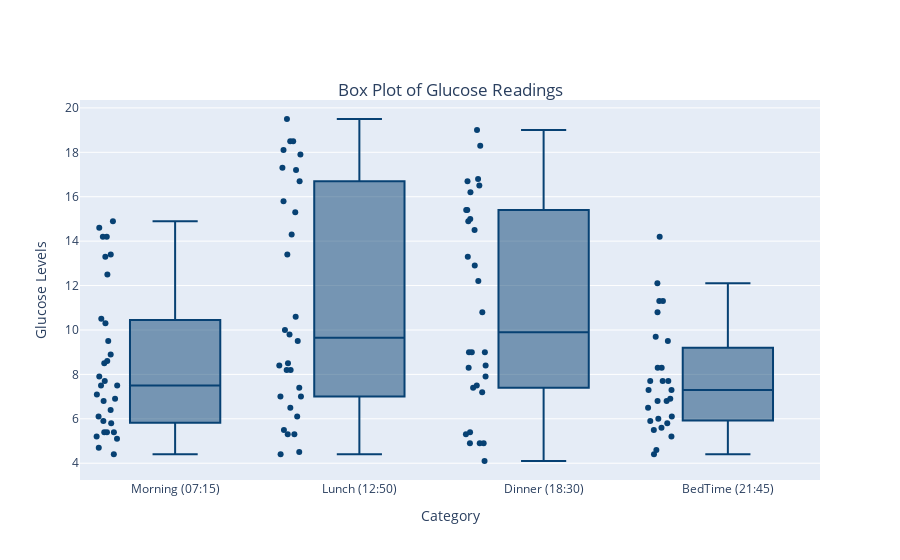

The code cell stored with this chart in its notebook:
### Code cell
# Convert the DataFrame to long format for Plotly Express
glucose_df_long = glucose_df[['Morning (07:15)','Lunch (12:50)', 
                              'Dinner (18:30)', 'BedTime (21:45)']]\
                              .melt(var_name='Category', value_name='Value')

# Define specific colors for each line
colors = ['#074173']

# Create the box plot
fig = px.box(glucose_df_long, x='Category', y='Value', 
             title='Box Plot of Glucose Readings', points="all",
             color_discrete_sequence=colors)

fig.update_layout(
    title = {'y':0.85,
             'x':0.5,
             'xanchor': 'center',
             'yanchor': 'top'})

# Update layout to change minimum value on y-axis
fig.update_layout(
    yaxis=dict(title='Glucose Levels')  # Set minimum y-axis value to 50
)

fig.show()

### Figure 1 — Plotly figure (JSON) as saved in the notebook; plotly's stock layout.template omitted (floating-point values rounded to 4 significant figures)
{"data": [{"alignmentgroup": "True", "boxpoints": "all", "hovertemplate": "Category=%{x}<br>Value=%{y}<extra></extra>", "legendgroup": "", "marker": {"color": "#074173"}, "name": "", "notched": false, "offsetgroup": "", "orientation": "v", "showlegend": false, "type": "box", "x": ["Morning (07:15)", "Morning (07:15)", "Morning (07:15)", "Morning (07:15)", "Morning (07:15)", "Morning (07:15)", "Morning (07:15)", "Morning (07:15)", "Morning (07:15)", "Morning (07:15)", "Morning (07:15)", "Morning (07:15)", "Morning (07:15)", "Morning (07:15)", "Morning (07:15)", "Morning (07:15)", "Morning (07:15)", "Morning (07:15)", "Morning (07:15)", "Morning (07:15)", "Morning (07:15)", "Morning (07:15)", "Morning (07:15)", "Morning (07:15)", "Morning (07:15)", "Morning (07:15)", "Morning (07:15)", "Morning (07:15)", "Morning (07:15)", "Morning (07:15)", "Morning (07:15)", "Lunch (12:50)", "Lunch (12:50)", "Lunch (12:50)", "Lunch (12:50)", "Lunch (12:50)", "Lunch (12:50)", "Lunch (12:50)", "Lunch (12:50)", "Lunch (12:50)", "Lunch (12:50)", "Lunch (12:50)", "Lunch (12:50)", "Lunch (12:50)", "Lunch (12:50)", "Lunch (12:50)", "Lunch (12:50)", "Lunch (12:50)", "Lunch (12:50)", "Lunch (12:50)", "Lunch (12:50)", "Lunch (12:50)", "Lunch (12:50)", "Lunch (12:50)", "Lunch (12:50)", "Lunch (12:50)", "Lunch (12:50)", "Lunch (12:50)", "Lunch (12:50)", "Lunch (12:50)", "Lunch (12:50)", "Lunch (12:50)", "Dinner (18:30)", "Dinner (18:30)", "Dinner (18:30)", "Dinner (18:30)", "Dinner (18:30)", "Dinner (18:30)", "Dinner (18:30)", "Dinner (18:30)", "Dinner (18:30)", "Dinner (18:30)", "Dinner (18:30)", "Dinner (18:30)", "Dinner (18:30)", "Dinner (18:30)", "Dinner (18:30)", "Dinner (18:30)", "Dinner (18:30)", "Dinner (18:30)", "Dinner (18:30)", "Dinner (18:30)", "Dinner (18:30)", "Dinner (18:30)", "Dinner (18:30)", "Dinner (18:30)", "Dinner (18:30)", "Dinner (18:30)", "Dinner (18:30)", "Dinner (18:30)", "Dinner (18:30)", "Dinner (18:30)", "Dinner (18:30)", "BedTime (21:45)", "BedTime (21:45)", "BedTime (21:45)", "BedTime (21:45)", "BedTime (21:45)", "BedTime (21:45)", "BedTime (21:45)", "BedTime (21:45)", "BedTime (21:45)", "BedTime (21:45)", "BedTime (21:45)", "BedTime (21:45)", "BedTime (21:45)", "BedTime (21:45)", "BedTime (21:45)", "BedTime (21:45)", "BedTime (21:45)", "BedTime (21:45)", "BedTime (21:45)", "BedTime (21:45)", "BedTime (21:45)", "BedTime (21:45)", "BedTime (21:45)", "BedTime (21:45)", "BedTime (21:45)", "BedTime (21:45)", "BedTime (21:45)", "BedTime (21:45)", "BedTime (21:45)", "BedTime (21:45)", "BedTime (21:45)"], "x0": " ", "xaxis": "x", "y": [14.6, 14.9, 14.2, 14.2, 12.5, 13.3, 13.4, 10.5, 8.9, 10.3, 9.5, 8.5, 8.6, 7.9, 5.4, 7.1, 7.7, 6.1, 7.5, 6.8, 5.4, 6.9, 5.8, 7.5, 5.9, 5.2, 6.4, 5.4, 4.4, 5.1, 4.7, 18.5, 18.5, 19.5, 17.9, 18.1, 16.7, 17.3, 17.2, 15.3, 15.8, 14.3, 13.4, 9.5, 10.6, 8.5, 10, 8.2, 7, 9.8, 8.4, 5.3, 4.5, 8.2, 4.4, 6.5, 7.4, 5.5, 7, 6.1, 5.3, null, 16.5, 16.2, 16.7, 16.8, 19, 14.9, 18.3, 15, 13.3, 15.4, 14.5, 12.9, 15.4, 10.8, 12.2, 9, 9, 7.9, 8.4, 9, 4.9, 8.3, 5.4, 7.4, 7.5, 5.3, 4.9, 4.1, 7.2, 4.9, null, null, null, null, 14.2, 12.1, 11.3, 9.5, 9.7, 11.3, 10.8, 7.3, 7.7, 6.8, 6, 5.5, 8.3, 5.6, 6.9, 5.2, 5.8, 7.7, 6.8, 8.3, 4.6, 5.9, 7.3, 4.4, 6.1, 7.7, 6.5, null], "y0": " ", "yaxis": "y"}], "layout": {"boxmode": "group", "legend": {"tracegroupgap": 0}, "title": {"text": "Box Plot of Glucose Readings", "x": 0.5, "xanchor": "center", "y": 0.85, "yanchor": "top"}, "xaxis": {"anchor": "y", "domain": [0, 1], "title": {"text": "Category"}}, "yaxis": {"anchor": "x", "domain": [0, 1], "title": {"text": "Glucose Levels"}}}}
